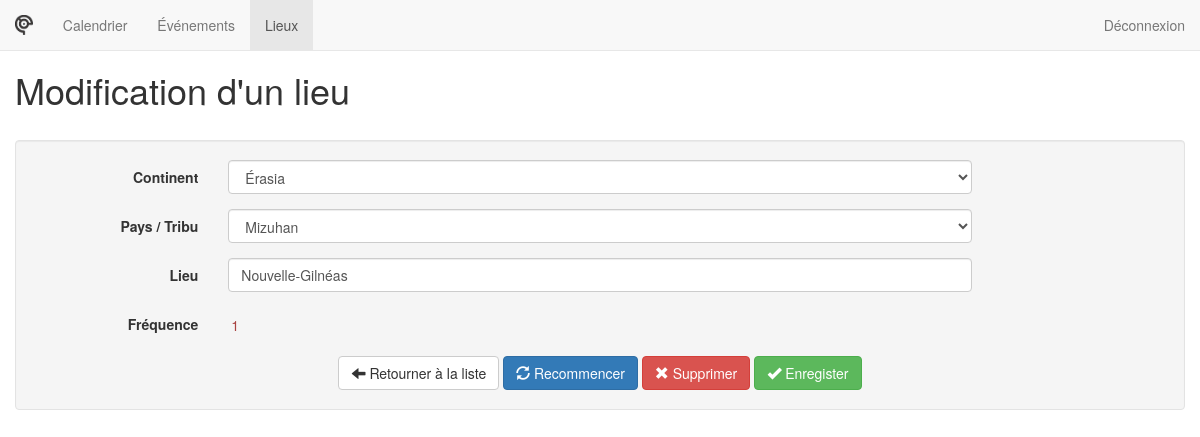
The app's page /admin/location/15 (signed in) with its own data.
### tables this page shows
CREATE TABLE t_location (
	loc_id integer not null PRIMARY KEY auto_increment,
	loc_continent varchar(255) not null,
	loc_country varchar(255),
	loc_place varchar(255)
);

### src/Controller/LocationController.php (called while the page is built, shortened)
<?php
class LocationController {
	public function viewAction( $id ) {
		$locId     = $id;
		include( 'web/www/admin.php' );
	}
}

### src/App/Route.php (called while the page is built, shortened)
<?php
class Route {
	private $path;
	private $callable;
	private $matches = [];
	public function __construct( $path, $callable ) {
		$this->path = trim( $path, '/' );
		$this->callable = $callable;
	}
	public function match( $url ) {
		$url   = trim( $url, '/' );
		$path  = preg_replace( '#:([\w]+)#', '([^/]+)', $this->path );
		$regex = "#^$path$#i";
		if ( !preg_match( $regex, $url, $matches ) ) {
			return false;
		}
		array_shift( $matches );
		$this->matches = $matches;
		return true;
	}
	public function call() {
		if ( is_string( $this->callable ) ) {
			$params     = explode( '::', $this->callable );
			$controller = new $params[0]();
			$function   = $params[1];
			return call_user_func_array( [$controller, $function], $this->matches );
		}
		else {
			return call_user_func_array( $this->callable, $this->matches );
		}
	}
}

### src/App/Router.php (called while the page is built, shortened)
<?php
class Router {
	private $url;
	private $routes      = [];
	public function __construct( $url ) {
		$this->url = $url;
	}
	private function add( $path, $callable, $name, $method ) {
		$route = new Route( $path, $callable );
		$this->routes[$method][] = $route;
		return $route;
	}
	public function run() {
		foreach( $this->routes[$_SERVER['REQUEST_METHOD']] as $route ) {
			if ( $route->match( $this->url ) ) {
				return $route->call();
			}
		}
		throw new Exception( 'No matching routes "' . $this->url . '"' );
	}
}

### app/routes.php (called while the page is built)
<?php
$router = new Router( isset( $_GET['url'] ) ? $_GET['url'] : '' );
$router->get( '/',         'CalendarController::showAction' );
$router->get( '/calendar', 'CalendarController::showAction' );
$router->post( '/admin/login',  'UserController::loginAction' );
$router->get(  '/admin/logout', 'UserController::logoutAction' );
$router->get(  '/admin',                  'EventController::catalogueAction' );
$router->get(  '/admin/event',            'EventController::catalogueAction' );
$router->get(  '/admin/event/create',     'EventController::createAction' );
$router->get(  '/admin/event/:id',        'EventController::viewAction' );
$router->post( '/admin/event',            'EventController::insertAction' );
$router->post( '/admin/event/:id',        'EventController::updateAction' );
$router->get(  '/admin/event/:id/delete', 'EventController::deleteAction' );
$router->get(  '/admin/location',            'LocationController::catalogueAction' );
$router->get(  '/admin/location/create',     'LocationController::createAction' );
$router->get(  '/admin/location/:id',        'LocationController::viewAction' );
$router->post( '/admin/location',            'LocationController::insertAction' );
$router->post( '/admin/location/:id',        'LocationController::updateAction' );
$router->get(  '/admin/location/:id/delete', 'LocationController::deleteAction' );
$router->run();

### index.php (called while the page is built, shortened)
<?php
require( 'app/conf/dev.php' );
require( 'src/App/Route.php' );
require( 'src/App/Router.php' );
require( 'src/Controller/CalendarController.php' );
require( 'src/Controller/LocationController.php' );
require( 'src/Entity/Location.php' );
require( 'src/Repository/LocationRepository.php' );
require( 'app/routes.php' );

### src/Entity/Location.php (called while the page is built, shortened)
<?php
class Location {
	private $id;
	private $continent;
	private $country;
	private $place;
	public function getId() {
		return $this->id;
	}
	public function setId( $id ) {
		$this->id = $id;
	}
	public function getContinent() {
		return $this->continent;
	}
	public function setContinent( $continent ) {
		$this->continent = $continent;
	}
	public function getCountry() {
		return $this->country;
	}
	public function setCountry( $country ) {
		$this->country = $country;
	}
	public function getPlace() {
		return $this->place;
	}
	public function setPlace( $place ) {
		$this->place = $place;
	}
}

### src/Repository/LocationRepository.php (called while the page is built, shortened)
<?php
class LocationRepository {
	public function findById( int $locId ) {
		global $dataBase;
		$sql = "
			SELECT *
			FROM t_location
			WHERE loc_id = ?
		";
		$sth = $dataBase->prepare( $sql );
		$sth->execute( array( $locId ) );
		$row = $sth->fetch();
		if ( $row ) {
			return $this->buildDomainObject( $row );
		}
	}
	public function getFrequency( int $locId ) {
		global $dataBase;
		$sql = "
			SELECT COUNT(*) AS frequency
			FROM t_event
			WHERE loc_id = ?
		";
		$sth = $dataBase->prepare( $sql );
		$sth->execute( array( $locId ) );
		$row = $sth->fetch();
		if ( $row ) {
			return $row['frequency'];
		}
		return 0;
	}
	protected function buildDomainObject( array $row ) {
		$location = new Location();
		$location->setId( $row['loc_id'] );
		$location->setContinent( $row['loc_continent'] );
		$location->setCountry( $row['loc_country'] );
		$location->setPlace( $row['loc_place'] );
		return $location;
	}
}

### web/www/admin/locationView.php (the view, shortened to what this page needs)
<?php
	$loc        = new Location();
	$continents = $loc->continents;
	$location = null;
	if ( $locId ) {
		$locRep    = new LocationRepository();
		$location  = $locRep->findById( $locId );
		$frequency = $locRep->getFrequency( $location->getId() );
	}
?>
<h1><?php
	if ( !$location ) {
		echo 'Nouveau lieu';
	}
	else {
		echo "Modification d'un lieu";
	}
?></h1>
<br />
<form action="<?php echo $GLOBALS['server']; ?>admin/location<?php if ( $location ) { echo '/' . $location->getId(); } ?>" method="post" class="form-horizontal well">
	<div class="form-group">
		<label class="col-sm-2 control-label" for="continent">Continent</label>
		<div class="col-sm-8">
			<select class="selectpicker form-control" name="continent" id="continent">
				<?php foreach ( array_keys( $continents ) as $continent ) {
					echo '<option ';
					if ( $location and $location->getContinent() == $continent ) {
						echo 'selected';
					}
					echo '>' . $continent . '</option>';
				}?>
			</select>
		</div>
	</div>
	<div class="form-group">
		<label class="col-sm-2 control-label" for="country">Pays / Tribu</label>
		<div class="col-sm-8">
			<select class="selectpicker form-control" title="Tous" name="country" id="country">
				<optgroup class="optgroup-erasia" label="Pays">
					<option <?php if ( $location and $location->getCountry() == 'Mizuhan' ) { echo 'selected'; } ?> >
						Mizuhan
					</option>
				</optgroup>
			</select>
		</div>
	</div>
	<div class="form-group">
		<label class="col-sm-2 control-label" for="place">Lieu</label>
		<div class="col-sm-8">
			<input maxlength="255" class="form-control" type="text" id="place" name="place" value="<?php if ( $location ) { echo $location->getPlace(); } ?>"/>
		</div>
	</div>
	<?php if ( $location ) { ?>
	<div class="form-group">
		<label class="col-sm-2 control-label" for="place">Fréquence</label>
		<div class="col-sm-8" style="height: 34px; padding: 8px 0px 0px 18px;">
			<?php if ( $frequency ) {
				echo '<span class="text-danger">' . $frequency . '</span>';
			}
			else {
				echo $frequency;
			}?>
		</div>
	</div>
	<?php } ?>
	<div class="text-center">
		<a href="<?php echo $GLOBALS['server']; ?>admin/location" class="btn btn-default">
			<span class="glyphicon glyphicon-arrow-left"></span> Retourner à la liste
		</a>
		<button type="reset" class="btn btn-primary refresh">
			<span class="glyphicon glyphicon-refresh"></span> Recommencer
		</button>
		<?php if ( $location ) { ?>
		<button type="button" class="btn btn-danger" data-toggle="modal" data-target="#modal-delete">
			<span class="glyphicon glyphicon-remove"></span> Supprimer
		</button>
		<?php } ?>
		<button type="submit" class="btn btn-success">
			<span class="glyphicon glyphicon-ok"></span> Enregister
		</button>
	</div>
</form>

### records on screen
t_location: continent "Érasia", country "Mizuhan", place "Nouvelle-Gilnéas"

### other values on screen
$frequency "1"
